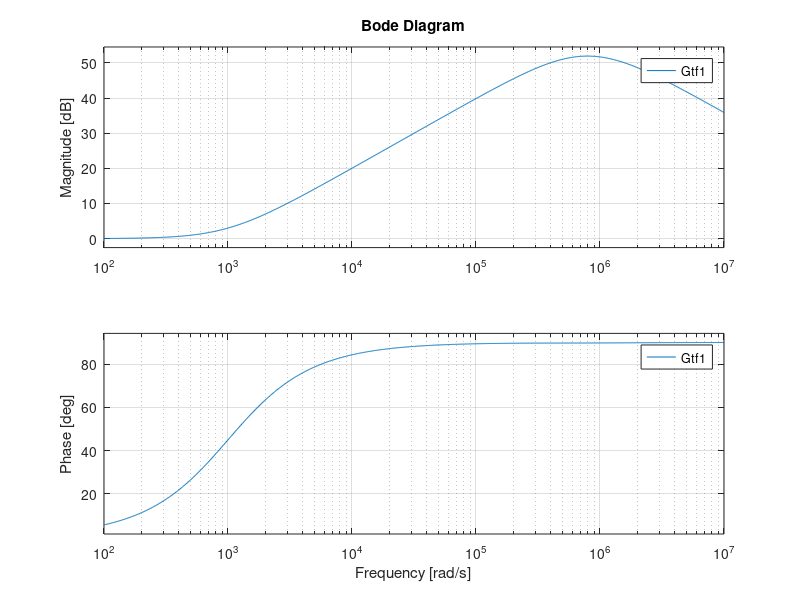
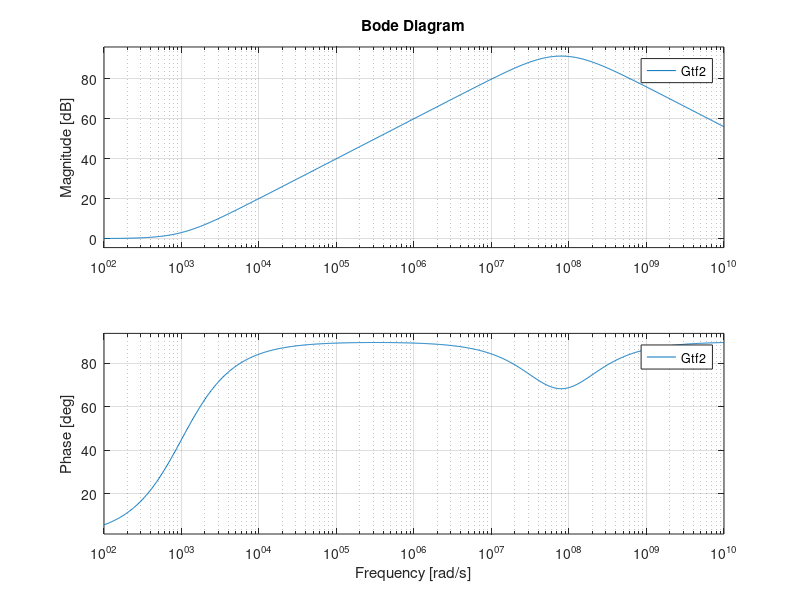

The MATLAB source for these figures, in order:
clc;
clear;

f0 = 10 ;
to = 1/2/pi/f0 ;
A0 = 1e5 ;
R = 1e4 ;
C = 1e-7 ;
K = 1e-2 ;


Gtf1 = tf([A0*R*C A0], [-K*R*C*to R*C*(1-K)-K*to 1+A0-K]);


figure();
bode(Gtf1);

clc;
clear;

f0 = 10 ;
to = 1/2/pi/f0 ;
A0 = 1e5 ;
R = 1e4 ;
C = 1e-7 ;
K = 1e-6 ;

Gtf2 = tf([A0*R*C A0], [-K*R*C*to R*C*(1-K)-K*to 1+A0-K]);

figure();
bode(Gtf2);


% s = tf('s');
% A = A0/(1+to*s)/(1-10*to*s) ;
% figure(2)
% bode(A)